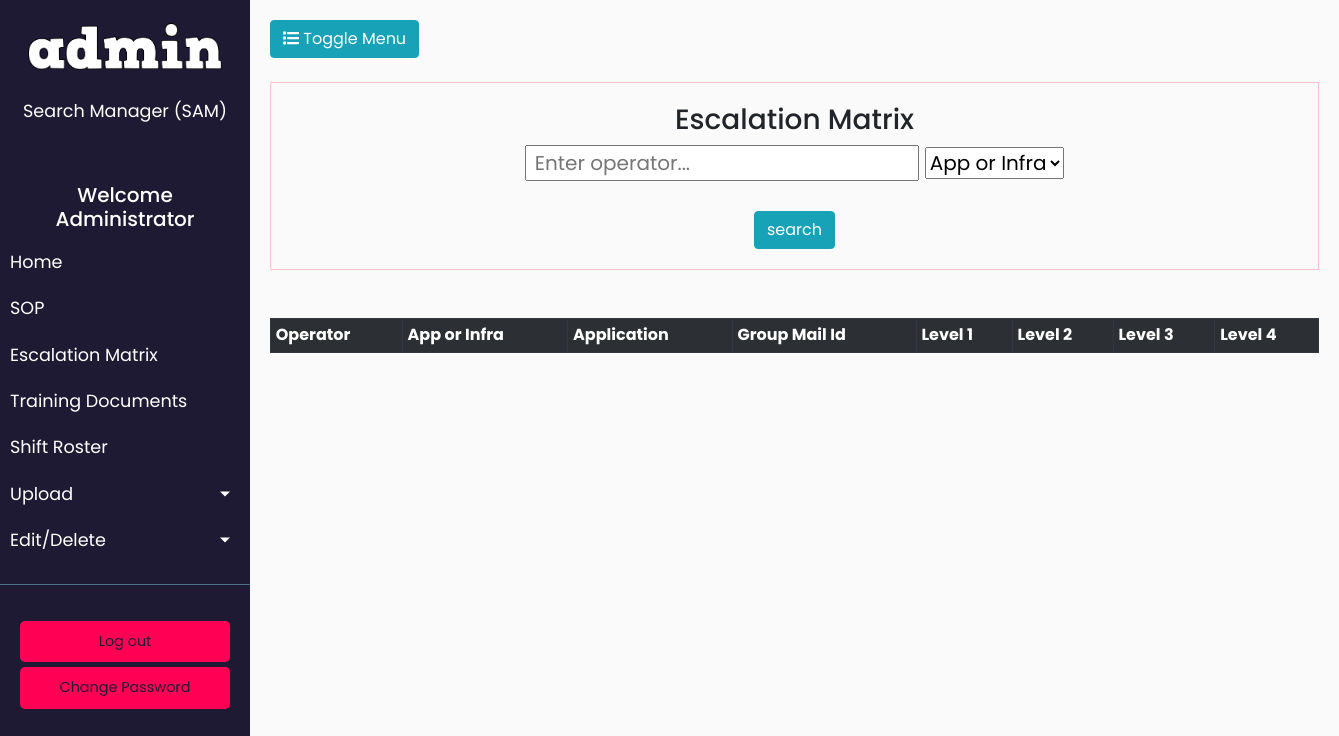
Before: /escmat/ (signed in) with the older database file.
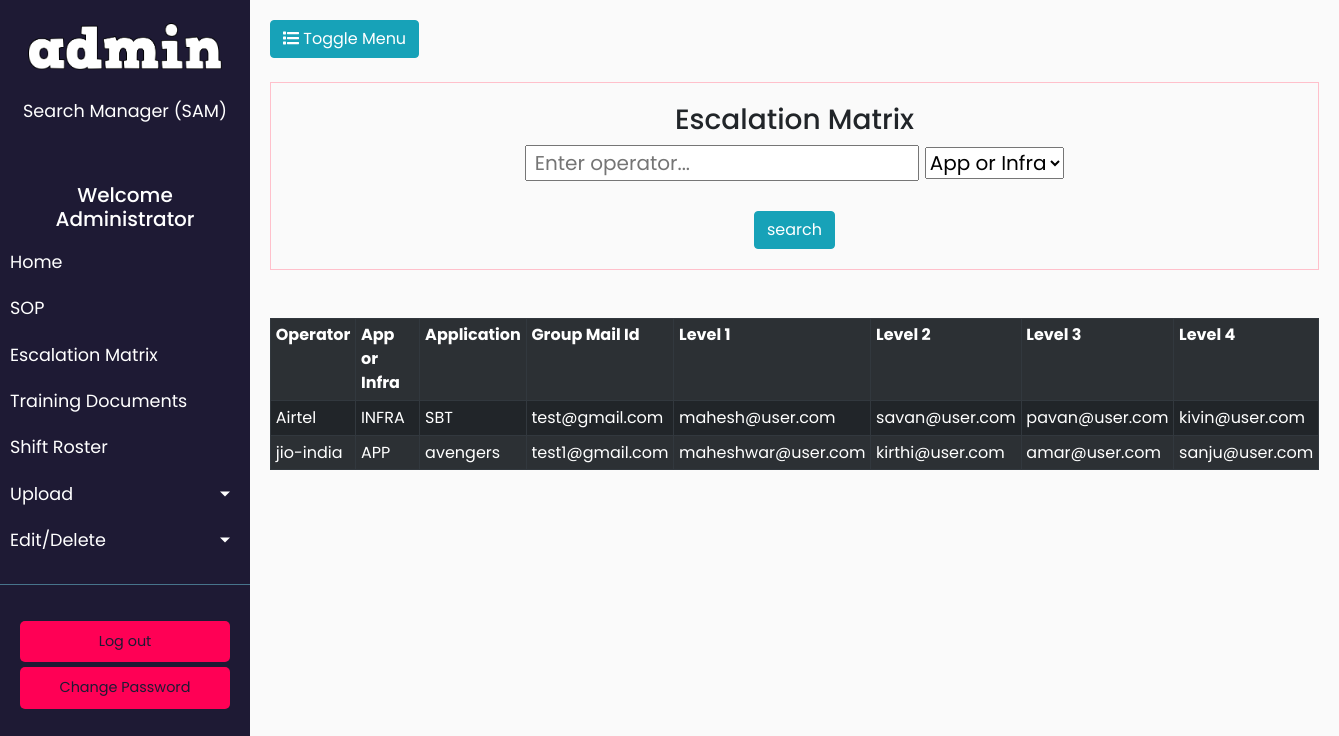
After: the same page with the newer database file.
### search/models.py (models this page shows)
class EscMat(models.Model):
	oper=models.CharField(max_length=100)
	ari=models.CharField(max_length=100)
	aname=models.CharField(max_length=100)
	group_id = models.EmailField()
	person1=models.CharField(max_length=100)
	person2=models.CharField(max_length=100)
	person3=models.CharField(max_length=100)
	person4=models.CharField(max_length=100)
	class Meta:
		db_table="escalation"

### search/views.py (the view)
# urls.py: path('escmat/',views.searchesc, name = 'search-em'),
def searchesc(request):
	if request.method=="POST":
		oper=request.POST.get('oper')
		app=request.POST.get('ari')
		oper=oper+'%'
		esc_search=EscMat.objects.raw('select * from escalation where oper like "'+oper+'" and ari = "'+app+'"')
		return render(request,'search/escmat.html',{"EscMat":esc_search})
	else:
		escobj=EscMat.objects.raw('select * from escalation')
		return render(request,'search/escmat.html',{"EscMat":escobj})

### search/templates/search/escmat.html (shortened to what this page needs)
{% extends "search/base.html" %}
{% block content %}
{% if user.is_authenticated %}
<center>
<div style="border:1px solid pink;padding:20px;font-size:20px">
<h3>Escalation Matrix</h3>
<form method="POST">
<input type="text" name="oper" placeholder=" Enter operator..." minlength="4"></input>
<select name="ari">
<option selected >App or Infra</option>
</select>
<br/><br/>
<input type="submit" class="search-icon btn btn-info btn-md" value="search"/>
</div>
<br/><br/>
	<table class="table table-striped table-bordered table-sm table-dark">
	<tr>
		<th>Operator</th>
		<th>App or Infra</th>
		<th>Application</th>
		<th>Group Mail Id</th>
		<th>Level 1</th>
		<th>Level 2</th>
		<th>Level 3</th>
		<th>Level 4</th>
	</tr>
	{% for result in EscMat %}
	<tr>
		<td>{{result.oper}}</td>
		<td>{{result.ari}}</td>
		<td>{{result.aname}}</td>
		<td>{{result.group_id}}</td>
		<td>{{result.person1}}</td>
		<td>{{result.person2}}</td>
		<td>{{result.person3}}</td>
		<td>{{result.person4}}</td>
	</tr>
	{% endfor %}
	</table>
</center>
{% endif %}
{% endblock content %}

Changed rows visible on the page:
added EscMat: oper "Airtel", ari "INFRA", aname "SBT", group_id "test@gmail.com", person1 "mahesh@user.com", person2 "savan@user.com", person3 "pavan@user.com", person4 "kivin@user.com"
added EscMat: oper "jio-india", ari "APP", aname "avengers", group_id "test1@gmail.com", person1 "maheshwar@user.com", person2 "kirthi@user.com", person3 "amar@user.com", person4 "sanju@user.com"
